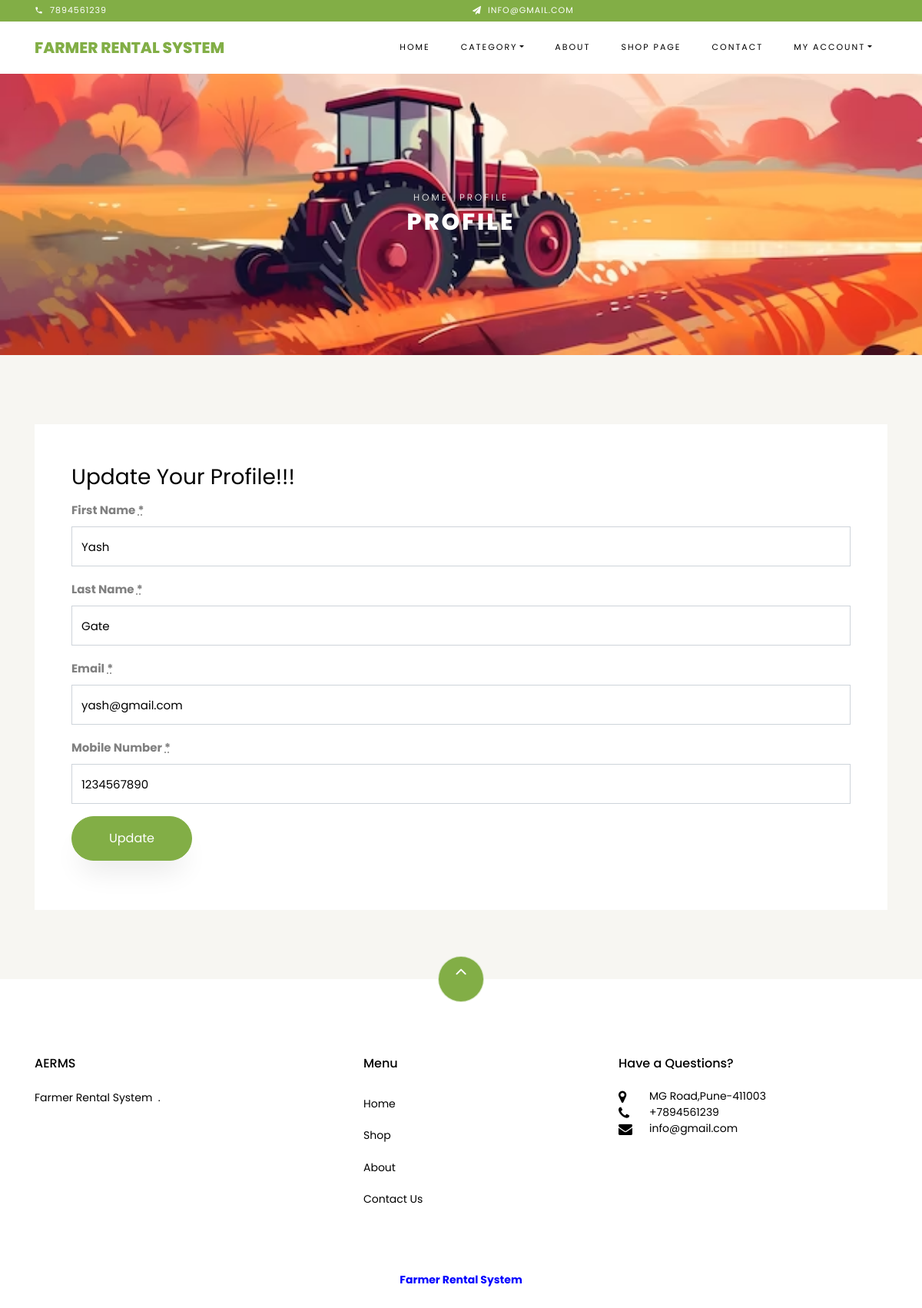
The page /profile.php (signed in) on the database its author committed.
### tables this page shows
CREATE TABLE `tblpage` (
  `ID` int(10) NOT NULL,
  `PageType` varchar(200) DEFAULT NULL,
  `PageTitle` mediumtext DEFAULT NULL,
  `PageDescription` mediumtext DEFAULT NULL,
  `Email` varchar(200) DEFAULT NULL,
  `MobileNumber` bigint(10) DEFAULT NULL,
  `UpdationDate` timestamp NOT NULL DEFAULT current_timestamp() ON UPDATE current_timestamp()
);

CREATE TABLE `tbluser` (
  `ID` int(10) NOT NULL,
  `FirstName` varchar(120) DEFAULT NULL,
  `LastName` varchar(120) DEFAULT NULL,
  `Email` varchar(120) DEFAULT NULL,
  `MobileNumber` bigint(20) DEFAULT NULL,
  `Password` varchar(120) DEFAULT NULL,
  `RegDate` timestamp NULL DEFAULT current_timestamp()
);

### profile.php (the view, shortened to what this page needs)
<?php
include('includes/dbconnection.php');
if (strlen($_SESSION['uid']==0)) {
  header('location:logout.php');
  } else{
 ?>
<!DOCTYPE html>
<html lang="en">
  <head>
    <link rel="stylesheet" href="css/open-iconic-bootstrap.min.css">
    <link rel="stylesheet" href="css/animate.css">
    <link rel="stylesheet" href="css/owl.carousel.min.css">
    <link rel="stylesheet" href="css/owl.theme.default.min.css">
    <link rel="stylesheet" href="css/magnific-popup.css">
    <link rel="stylesheet" href="css/aos.css">
    <link rel="stylesheet" href="css/ionicons.min.css">
    <link rel="stylesheet" href="css/bootstrap-datepicker.css">
    <link rel="stylesheet" href="css/jquery.timepicker.css">
    <link rel="stylesheet" href="css/flaticon.css">
    <link rel="stylesheet" href="css/icomoon.css">
    <link rel="stylesheet" href="css/style.css">
  </head>
  <body class="goto-here">
<?php include_once('includes/header.php');?>
    <div class="hero-wrap hero-bread" style="background-image: url('images/bg_1.jpg');">
      <div class="container">
        <div class="row no-gutters slider-text align-items-center justify-content-center">
          <div class="col-md-9 ftco-animate text-center">
          	<p class="breadcrumbs"><span class="mr-2"><a href="index.php">Home</a></span> <span>Profile</span></p>
            <h1 class="mb-0 bread">Profile</h1>
          </div>
        </div>
      </div>
    </div>
    <section class="ftco-section contact-section bg-light">
      <div class="container">
        <div class="row block-9">
          <div class="col-md-12 order-md-last d-flex">
            <form class="bg-white p-5 contact-form" method="post">
               <h3>Update Your Profile!!!</h3>
               <?php
$uid=$_SESSION['uid'];
$ret=mysqli_query($con,"select * from  tbluser where ID='$uid'");
while ($row=mysqli_fetch_array($ret)) {
?>
              <div class="form-group">
                <label style="font-weight: bolder;">First Name <abbr title="required" class="required">*</abbr></label>
                <input type="text" value="<?php  echo $row['FirstName'];?>" id="fname" name="fname" class="form-control">
              </div>
              <div class="form-group">
                 <label style="font-weight: bolder;">Last Name <abbr title="required" class="required">*</abbr></label>
                <input type="text" class="form-control" value="<?php  echo $row['LastName'];?>" id="lname" name="lname">
              </div>
              <div class="form-group">
                 <label style="font-weight: bolder;">Email <abbr title="required" class="required">*</abbr></label>
               <input type="email" value="<?php  echo $row['Email'];?>" id="email" name="email" readonly="true" class="form-control">
              </div>
              <div class="form-group">
                <label style="font-weight: bolder;">Mobile Number <abbr title="required" class="required">*</abbr></label>
               <input type="text" value="<?php  echo $row['MobileNumber'];?>" id="mobilenumber" name="mobilenumber" readonly="true" maxlength="10" pattern="[0-9]+" class="form-control">
              </div>
                <?php }?>
              <div class="form-group">
                <input type="submit" name="submit" value="Update" class="btn btn-primary py-3 px-5">
              </div>
            </form>
          </div>
        </div>
      </div>
    </section>
    <?php include_once('includes/footer.php');?>
  </body>
</html><?php }  ?>

### includes/header.php (shortened to what this page needs)
<div class="py-1 bg-primary">
        <div class="container">
            <div class="row no-gutters d-flex align-items-start align-items-center px-md-0">
                <div class="col-lg-12 d-block">
                    <div class="row d-flex">
                        <?php
 $query=mysqli_query($con,"select * from  tblpage where PageType='contactus'");
 while ($row=mysqli_fetch_array($query)) {
 ?>
                        <div class="col-md pr-4 d-flex topper align-items-center">
                            <div class="icon mr-2 d-flex justify-content-center align-items-center"><span class="icon-phone2"></span></div>
                            <span class="text"><?php  echo $row['MobileNumber'];?></span>
                        </div>
                        <div class="col-md pr-4 d-flex topper align-items-center">
                            <div class="icon mr-2 d-flex justify-content-center align-items-center"><span class="icon-paper-plane"></span></div>
                            <span class="text"><?php  echo $row['Email'];?></span>
                        </div><?php } ?>
                    </div>
                </div>
            </div>
          </div>
    </div>
    <nav class="navbar navbar-expand-lg navbar-dark ftco_navbar bg-dark ftco-navbar-light" id="ftco-navbar">
        <div class="container">
          <a class="navbar-brand" href="index.php"> Farmer Rental System</a>
          <div class="collapse navbar-collapse" id="ftco-nav">
            <ul class="navbar-nav ml-auto">
              <li class="nav-item active"><a href="index.php" class="nav-link">Home</a></li>
              <li class="nav-item dropdown">
              <a class="nav-link dropdown-toggle" href="#" id="dropdown04" data-toggle="dropdown" aria-haspopup="true" aria-expanded="false">Category</a>
            </li>
              <li class="nav-item"><a href="about.php" class="nav-link">About</a></li>
              <li class="nav-item"><a href="shop.php" class="nav-link">Shop Page</a></li>
              <li class="nav-item"><a href="contact.php" class="nav-link">Contact</a></li>
                      <?php if (strlen($_SESSION['uid']!=0)) {?>
             <li class="nav-item dropdown">
              <a class="nav-link dropdown-toggle" href="#" id="dropdown04" data-toggle="dropdown" aria-haspopup="true" aria-expanded="false">My Account</a>
            </li><?php } ?>
            </ul>
          </div>
        </div>
      </nav>

### includes/footer.php
   <footer class="ftco-footer ftco-section">
     <div class="container">
       <div class="row">
           <div class="mouse">
                       <a href="#" class="mouse-icon">
                           <div class="mouse-wheel"><span class="ion-ios-arrow-up"></span></div>
                       </a>
                   </div>
       </div>
       <div class="row mb-5">
         <div class="col-md">
           <div class="ftco-footer-widget mb-4">
             <h2 class="ftco-heading-2">AERMS</h2>
             <?php
$query=mysqli_query($con,"select * from  tblpage where PageType='aboutus'");
while ($row=mysqli_fetch_array($query)) {
?>
             <p><?php  echo $row['PageDescription'];?>.</p><?php } ?>
           </div>
         </div>
         <div class="col-md">
           <div class="ftco-footer-widget mb-4 ml-md-5">
             <h2 class="ftco-heading-2">Menu</h2>
             <ul class="list-unstyled">
               <li><a href="index.php" class="py-2 d-block">Home</a></li>
               <li><a href="shop.php" class="py-2 d-block">Shop</a></li>
               <li><a href="about.php" class="py-2 d-block">About</a></li>
               <li><a href="contact.php" class="py-2 d-block">Contact Us</a></li>
             </ul>
           </div>
         </div>
         <div class="col-md">
           <div class="ftco-footer-widget mb-4">
               <h2 class="ftco-heading-2">Have a Questions?</h2>
               <div class="block-23 mb-3">
                 <ul>
                   <?php
$query=mysqli_query($con,"select * from  tblpage where PageType='contactus'");
while ($row=mysqli_fetch_array($query)) {
?>
                   <li><span class="icon icon-map-marker"></span><span class="text"><?php  echo $row['PageDescription'];?></span></li>
                   <li><span class="icon icon-phone"></span><span class="text">+<?php  echo $row['MobileNumber'];?></span></li>
                   <li><span class="icon icon-envelope"></span><span class="text"><?php  echo $row['Email'];?></span></li><?php } ?>
                 </ul>
               </div>
           </div>
         </div>
       </div>
       <div class="row">
         <div class="col-md-12 text-center">
           <p style="color:blue;font-weight: bolder;"> Farmer   Rental System
                       </p>
         </div>
       </div>
     </div>
   </footer>

### css/icomoon.css (style rules this page uses)
[class^="icon-"], [class*=" icon-"] { font-family: 'icomoon' !important; speak: none; font-style: normal; font-weight: normal; font-variant: normal; text-transform: none; line-height: 1; -webkit-font-smoothing: antialiased; -moz-osx-font-smoothing: grayscale; }
.icon-map-marker:before { content: "\f041"; }
.icon-phone:before { content: "\f095"; }
.icon-envelope:before { content: "\f0e0"; }
.icon-paper-plane:before { content: "\f1d8"; }
.icon-phone2:before { content: "\e0cd"; }

### rows shown on the page
tblpage: MobileNumber "7894561239", Email "INFO@GMAIL.COM", PageDescription "MG Road,Pune-411003", Email "info@gmail.com"
tbluser: fname "Yash", lname "Gate", email "yash@gmail.com", mobilenumber "1234567890"
tblpage: PageDescription "Farmer Rental System"
